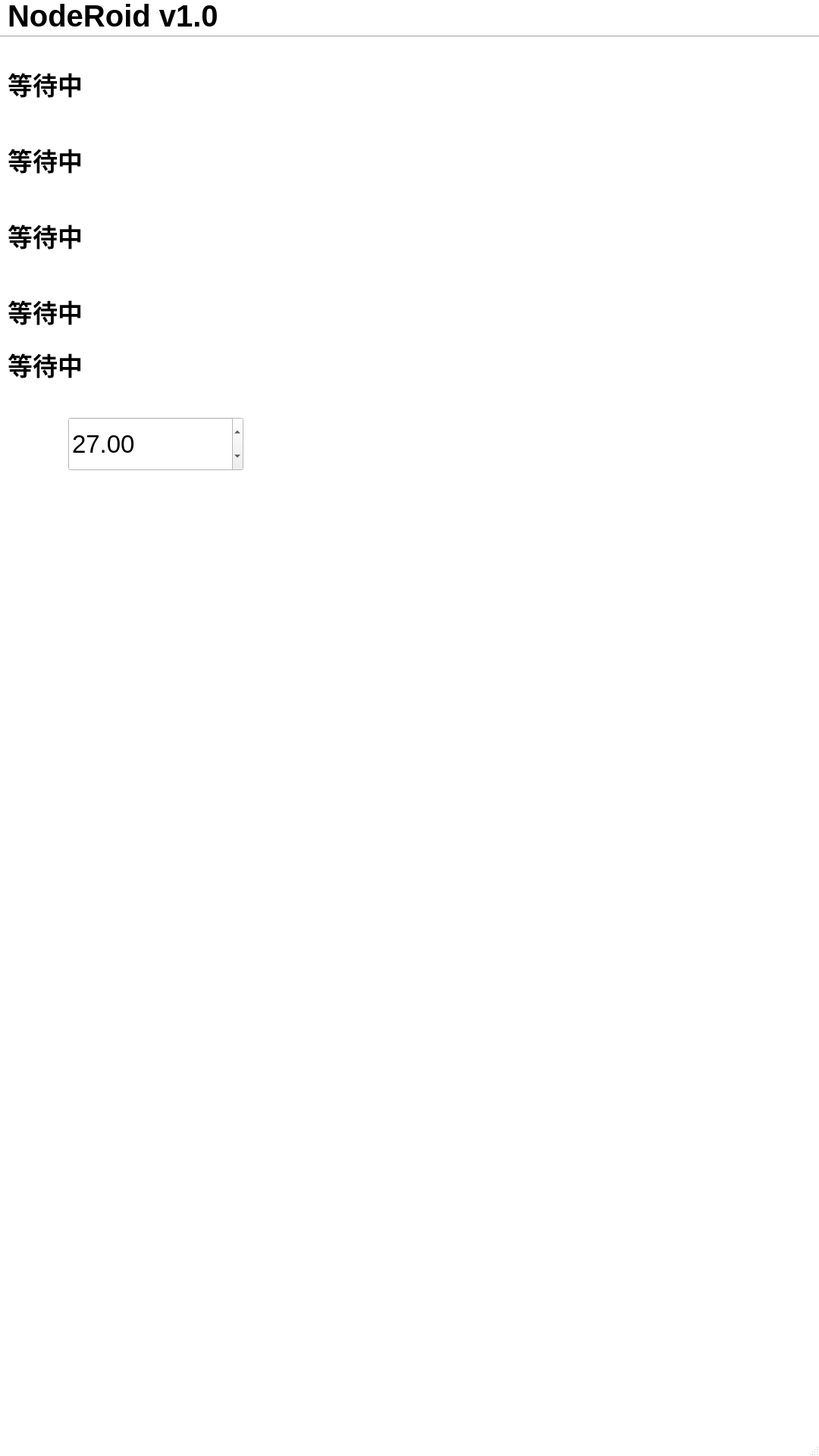
<?xml version="1.0" encoding="UTF-8"?>
<ui version="4.0">
 <class>MainWindow</class>
 <widget class="QMainWindow" name="MainWindow">
  <property name="geometry">
   <rect>
    <x>0</x>
    <y>0</y>
    <width>1080</width>
    <height>1920</height>
   </rect>
  </property>
  <property name="palette">
   <palette>
    <active>
     <colorrole role="Base">
      <brush brushstyle="SolidPattern">
       <color alpha="255">
        <red>255</red>
        <green>255</green>
        <blue>255</blue>
       </color>
      </brush>
     </colorrole>
     <colorrole role="Window">
      <brush brushstyle="SolidPattern">
       <color alpha="255">
        <red>255</red>
        <green>255</green>
        <blue>255</blue>
       </color>
      </brush>
     </colorrole>
    </active>
    <inactive>
     <colorrole role="Base">
      <brush brushstyle="SolidPattern">
       <color alpha="255">
        <red>255</red>
        <green>255</green>
        <blue>255</blue>
       </color>
      </brush>
     </colorrole>
     <colorrole role="Window">
      <brush brushstyle="SolidPattern">
       <color alpha="255">
        <red>255</red>
        <green>255</green>
        <blue>255</blue>
       </color>
      </brush>
     </colorrole>
    </inactive>
    <disabled>
     <colorrole role="Base">
      <brush brushstyle="SolidPattern">
       <color alpha="255">
        <red>255</red>
        <green>255</green>
        <blue>255</blue>
       </color>
      </brush>
     </colorrole>
     <colorrole role="Window">
      <brush brushstyle="SolidPattern">
       <color alpha="255">
        <red>255</red>
        <green>255</green>
        <blue>255</blue>
       </color>
      </brush>
     </colorrole>
    </disabled>
   </palette>
  </property>
  <property name="font">
   <font>
    <family>Arial</family>
    <pointsize>9</pointsize>
   </font>
  </property>
  <property name="windowTitle">
   <string>MainWindow</string>
  </property>
  <property name="autoFillBackground">
   <bool>true</bool>
  </property>
  <widget class="QWidget" name="centralwidget">
   <widget class="QLabel" name="label_title">
    <property name="geometry">
     <rect>
      <x>10</x>
      <y>0</y>
      <width>351</width>
      <height>41</height>
     </rect>
    </property>
    <property name="font">
     <font>
      <family>Arial</family>
      <pointsize>30</pointsize>
      <weight>75</weight>
      <bold>true</bold>
     </font>
    </property>
    <property name="text">
     <string>NodeRoid v1.0</string>
    </property>
   </widget>
   <widget class="Line" name="line_title">
    <property name="geometry">
     <rect>
      <x>0</x>
      <y>40</y>
      <width>1081</width>
      <height>16</height>
     </rect>
    </property>
    <property name="mouseTracking">
     <bool>false</bool>
    </property>
    <property name="autoFillBackground">
     <bool>false</bool>
    </property>
    <property name="orientation">
     <enum>Qt::Horizontal</enum>
    </property>
   </widget>
   <widget class="QLabel" name="label_node2">
    <property name="geometry">
     <rect>
      <x>10</x>
      <y>60</y>
      <width>1071</width>
      <height>101</height>
     </rect>
    </property>
    <property name="font">
     <font>
      <family>Arial</family>
      <pointsize>25</pointsize>
      <weight>75</weight>
      <bold>true</bold>
     </font>
    </property>
    <property name="text">
     <string>等待中</string>
    </property>
   </widget>
   <widget class="QLabel" name="label_node3">
    <property name="geometry">
     <rect>
      <x>10</x>
      <y>160</y>
      <width>1071</width>
      <height>101</height>
     </rect>
    </property>
    <property name="font">
     <font>
      <family>Arial</family>
      <pointsize>25</pointsize>
      <weight>75</weight>
      <bold>true</bold>
     </font>
    </property>
    <property name="text">
     <string>等待中</string>
    </property>
   </widget>
   <widget class="QLabel" name="label_node4">
    <property name="geometry">
     <rect>
      <x>10</x>
      <y>260</y>
      <width>1071</width>
      <height>101</height>
     </rect>
    </property>
    <property name="font">
     <font>
      <family>Arial</family>
      <pointsize>25</pointsize>
      <weight>75</weight>
      <bold>true</bold>
     </font>
    </property>
    <property name="text">
     <string>等待中</string>
    </property>
   </widget>
   <widget class="QLabel" name="label_node5">
    <property name="geometry">
     <rect>
      <x>10</x>
      <y>360</y>
      <width>1071</width>
      <height>101</height>
     </rect>
    </property>
    <property name="font">
     <font>
      <family>Arial</family>
      <pointsize>25</pointsize>
      <weight>75</weight>
      <bold>true</bold>
     </font>
    </property>
    <property name="text">
     <string>等待中</string>
    </property>
   </widget>
   <widget class="QLabel" name="label_time">
    <property name="geometry">
     <rect>
      <x>10</x>
      <y>460</y>
      <width>1071</width>
      <height>41</height>
     </rect>
    </property>
    <property name="font">
     <font>
      <family>Arial</family>
      <pointsize>25</pointsize>
      <weight>75</weight>
      <bold>true</bold>
     </font>
    </property>
    <property name="text">
     <string>等待中</string>
    </property>
   </widget>
   <widget class="QDoubleSpinBox" name="doubleSpinBox">
    <property name="geometry">
     <rect>
      <x>90</x>
      <y>550</y>
      <width>231</width>
      <height>71</height>
     </rect>
    </property>
    <property name="font">
     <font>
      <family>Arial</family>
      <pointsize>25</pointsize>
     </font>
    </property>
    <property name="minimum">
     <double>-100.000000000000000</double>
    </property>
    <property name="maximum">
     <double>100.000000000000000</double>
    </property>
    <property name="value">
     <double>27.000000000000000</double>
    </property>
   </widget>
  </widget>
  <widget class="QMenuBar" name="menubar">
   <property name="geometry">
    <rect>
     <x>0</x>
     <y>0</y>
     <width>1080</width>
     <height>23</height>
    </rect>
   </property>
  </widget>
  <widget class="QStatusBar" name="statusbar"/>
 </widget>
 <resources/>
 <connections/>
</ui>
